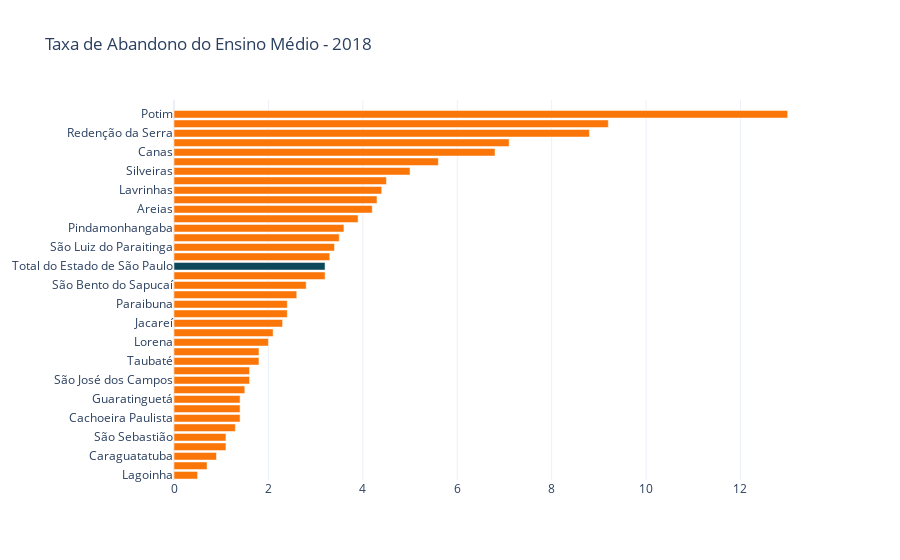

The notebook cell this image was saved under:
### Code cell
import plotly.graph_objs as go
import warnings
warnings.filterwarnings('ignore')

# var = 'Índice de Desenvolvimento da Educação do Estado de São Paulo (Idesp) - Ensino Médio'
var = 'Taxa de Abandono do Ensino Médio'
fig, da = plot_bars(dd,var)
fig

### Figure 1 — Plotly figure (JSON) as saved in the notebook; plotly's stock layout.template omitted (floating-point values rounded to 4 significant figures)
{"data": [{"marker": {"color": ["#FA7609", "#FA7609", "#FA7609", "#FA7609", "#FA7609", "#FA7609", "#FA7609", "#FA7609", "#FA7609", "#FA7609", "#FA7609", "#FA7609", "#FA7609", "#FA7609", "#FA7609", "#FA7609", "#FA7609", "#FA7609", "#FA7609", "#FA7609", "#FA7609", "#FA7609", "#0D485A", "#FA7609", "#FA7609", "#FA7609", "#FA7609", "#FA7609", "#FA7609", "#FA7609", "#FA7609", "#FA7609", "#FA7609", "#FA7609", "#FA7609", "#FA7609", "#FA7609", "#FA7609", "#FA7609", "#FA7609"]}, "orientation": "h", "type": "bar", "x": [0.5, 0.7, 0.9, 1.1, 1.1, 1.3, 1.4, 1.4, 1.4, 1.5, 1.6, 1.6, 1.8, 1.8, 2, 2.1, 2.3, 2.4, 2.4, 2.6, 2.8, 3.2, 3.2, 3.3, 3.4, 3.5, 3.6, 3.9, 4.2, 4.3, 4.4, 4.5, 5, 5.6, 6.8, 7.1, 8.8, 9.2, 13, null], "y": ["Lagoinha", "Ilhabela", "Caraguatatuba", "Roseira", "São Sebastião", "Piquete", "Cachoeira Paulista", "Santo Antônio do Pinhal", "Guaratinguetá", "Aparecida", "São José dos Campos", "Cunha", "Taubaté", "Santa Branca", "Lorena", "Ubatuba", "Jacareí", "Tremembé", "Paraibuna", "Caçapava", "São Bento do Sapucaí", "São José do Barreiro", "Total do Estado de São Paulo", "Queluz", "São Luiz do Paraitinga", "Cruzeiro", "Pindamonhangaba", "Monteiro Lobato", "Areias", "Bananal", "Lavrinhas", "Jambeiro", "Silveiras", "Natividade da Serra", "Canas", "Igaratá", "Redenção da Serra", "Campos do Jordão", "Potim", "Arapeí"]}], "layout": {"autosize": true, "hovermode": "y", "title": {"text": "Taxa de Abandono do Ensino Médio - 2018"}, "xaxis": {"autorange": true, "range": [0, 13.68], "type": "linear"}, "yaxis": {"autorange": true, "range": [-0.5, 39.5], "type": "category"}}}
